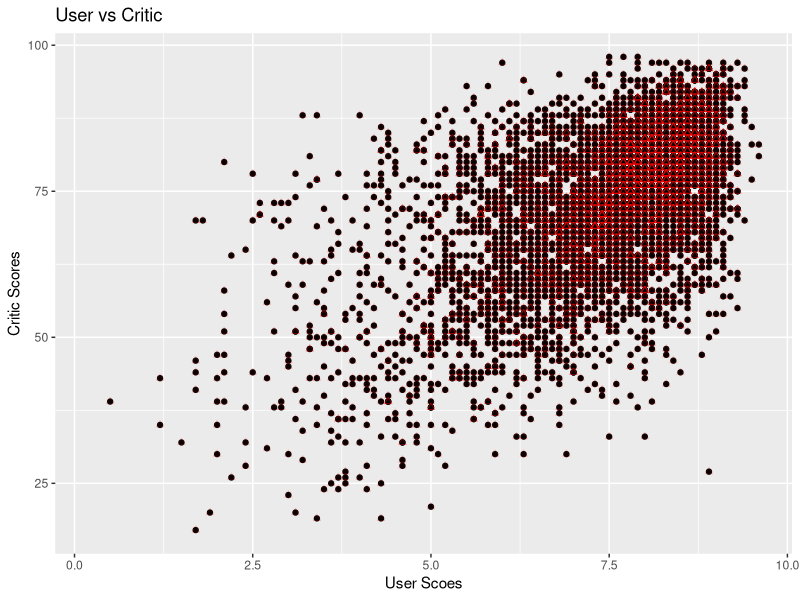
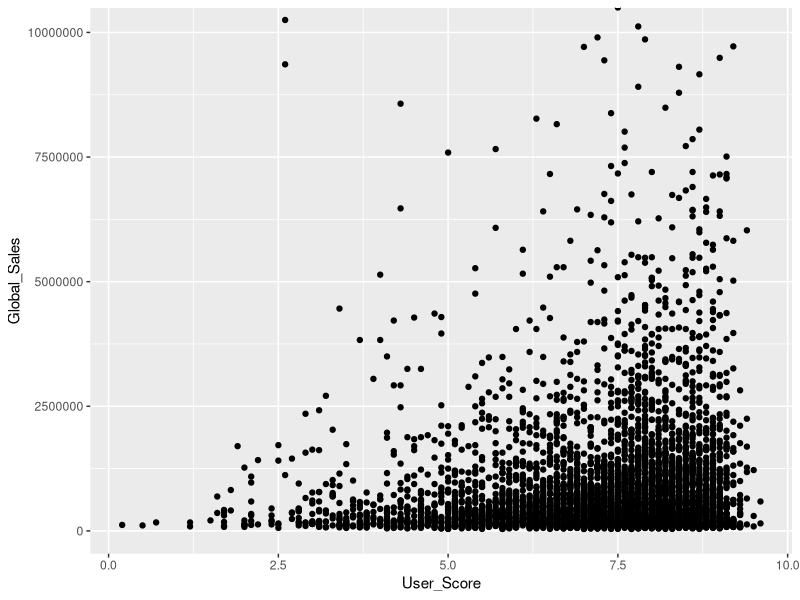
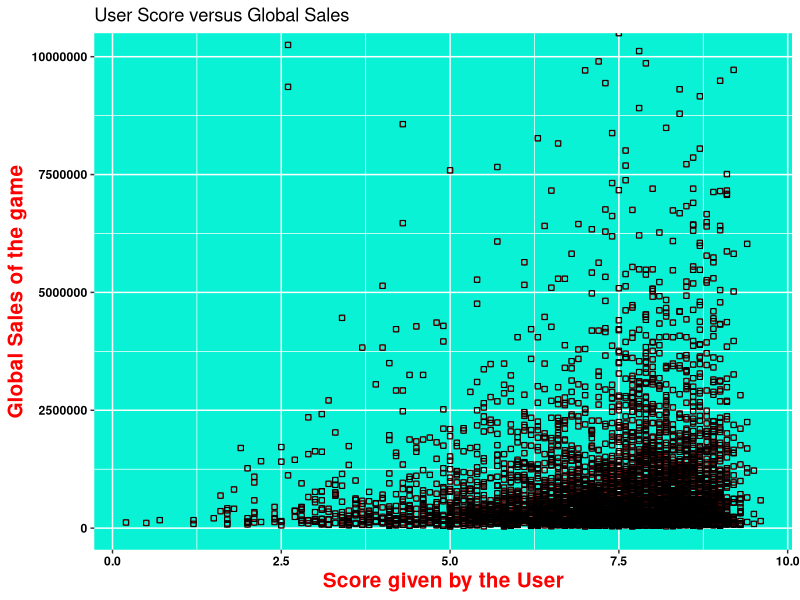
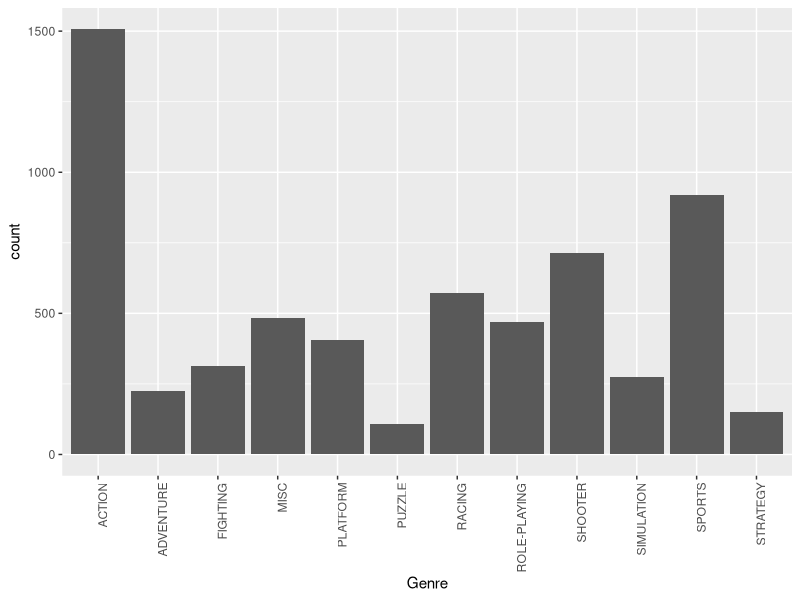
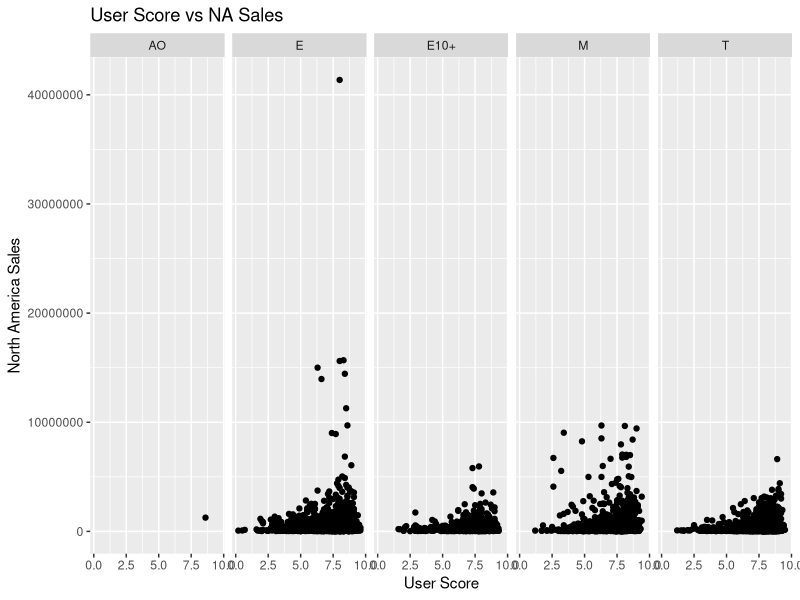
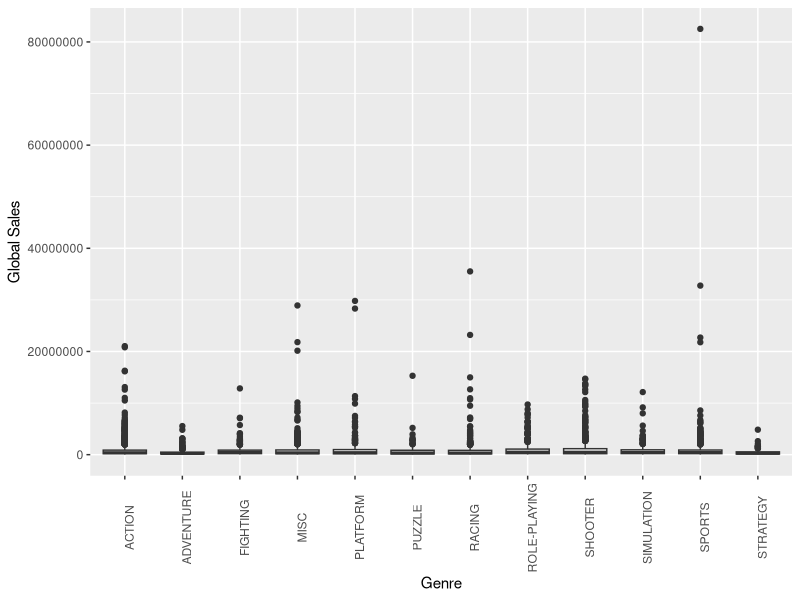
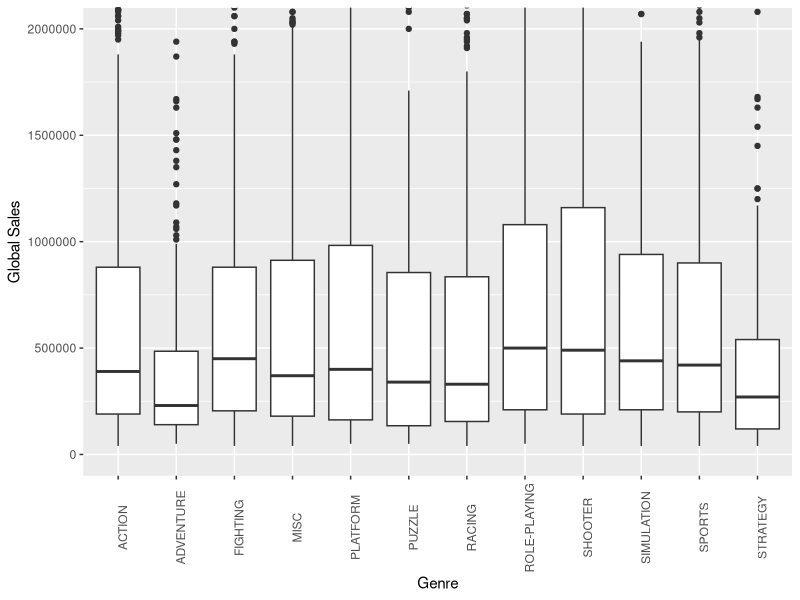
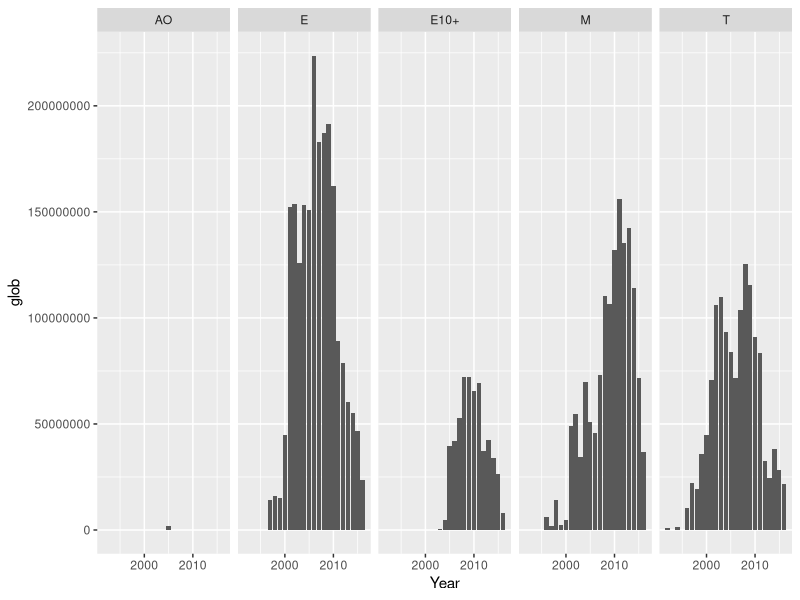

Here is the R script that generated these plots, in order:
video_games <- read.csv("HomeWorks/HomeWork2/Video_Games.csv", stringsAsFactors = F)
#1)
library(dplyr)
library(tidyverse)
games <- video_games %>% 
  select(-c(Publisher, JP_Sales, Critic_Count, User_Count, Developer)) %>%
  mutate(NA_Sales = video_games$NA_Sales * 1000000,
         EU_Sales = video_games$EU_Sales * 1000000,
         Global_Sales = video_games$Global_Sales * 1000000) %>%
  filter(NA_Sales >= 20000, EU_Sales >= 20000,
         Rating =='E' | Rating == 'M' | Rating == 'T' | Rating == 'E10+' | Rating == 'AO')

# 2)
str(games)
sapply(games, class)
unique(games$User_Score)
unique(video_games$Year)
games$User_Score <- as.numeric(games$User_Score)
games$Year <- as.numeric(games$Year)

summary(games$Year)

summary(games$Critic_Score)
games$Critic_Score <- ifelse(games$Critic_Score > 100, NA, games$Critic_Score)
summary(games$Critic_Score)

summary(games$User_Score)
games$User_Score <- ifelse(games$User_Score > 10, NA, games$User_Score)
summary(games$User_Score)

unique(games$Platform) #looks ok 

unique(games$Genre) # repeating names (uppercase problem)
games$Genre <- toupper(games$Genre)
unique(games$Genre) #spaces yo
games$Genre <- trimws(games$Genre)
unique(games$Genre)


#3)

library(ggplot2)

ggplot(games, aes(x = User_Score, y = Critic_Score)) + geom_point() +
  labs(x= "User Scoes", y= "Critic Scores", title = "User vs Critic") +
  geom_point(color = "red", shape=2, alpha = 0.2)
#they increase together, this means that they are dependent 

#4)
options(scipen=10000)
ggplot(games, aes(x = User_Score, y = Global_Sales)) + geom_point() +
    coord_cartesian(ylim = c(40000,10000000))
# we can see a linear regression with some mistakes

#5)
ggplot(games, aes(x = User_Score, y = Global_Sales)) + geom_point(color="red", shape = 1) +
  coord_cartesian(ylim = c(40000,10000000)) +
  labs(x="Score given by the User", y = "Global Sales of the game", title = "User Score versus Global Sales") +
  theme(axis.title.x = element_text(size = 15, color = "red", face = "bold"),
        axis.title.y = element_text(size = 15, color = "red", face = "bold"),
        axis.text = element_text(face = "bold", color = "black"),
        panel.background = element_rect(fill="#09f2d5")) +
  geom_point(color="black", shape = 0, size =1.5) +
  coord_cartesian(ylim = c(40000,10000000))
        
#6)
ggplot(games, aes(x = Genre)) +geom_histogram(stat = "count") +
  theme(axis.text.x = element_text(angle = 90, hjust = 1))
#Action, Sports, Shooter

#7)
games$Rating <- as.factor(games$Rating)
ggplot(games, aes(x = User_Score, y = NA_Sales)) + geom_point() +
  facet_grid(.~Rating) + #or Rating.~  
  labs(x = "User Score", y = "North America Sales", title = "User Score vs NA Sales" )

#8)

ggplot(games, aes(x = Genre, y = Global_Sales)) + geom_boxplot() +
  theme(axis.text.x = element_text(angle=90)) +
  labs(y = "Global Sales")


#9)

ggplot(games, aes(x = Genre, y = Global_Sales)) + geom_boxplot() +
  theme(axis.text.x = element_text(angle=90)) +
  labs(y = "Global Sales") +
  coord_cartesian(ylim = c(0,2000000)) 
#(Comment for 8-9) As we can see the median for all genres is closer to the first quartile than it is to the third quartile. 
#Shooter genre has the highest 3rd quartile. Adventure genre has the lowest 1st quartile.
#All of them have a lot of outliers but the Sports' outlier is the highest as we saw

#As we can see the shooter games almost have the highest sales but overall they are all pretty close to each other
#10)
# 
games %>%
  group_by(Year, Rating) %>%
  summarise(glob = sum(Global_Sales)) %>%
  ggplot(aes(x = Year, y = glob)) +geom_bar(stat="identity") +
  facet_grid(.~Rating)


#11)

number_eleven <- games %>%
  group_by(Genre) %>%
  summarise(num = n_distinct(Name)) %>%
  arrange(desc(num))
  
number_eleven

#12)
games <- games %>%
  mutate(CU_User = ((User_Score * 10) + Critic_Score)/2)
  

#13)
# Top platform is by how average sale and not the quantity of games
best_platforms <- games %>%
  group_by(Platform) %>%
  summarise(sales_mean = mean(Global_Sales),
            num_of_games = n_distinct(Name))

best <- best_platforms %>%
  top_n(best_platforms$sales_mean, n= 3)
# it's updown tho

#14)

best_platforms_y <- games %>%
  group_by(Platform, Year, add = T) %>%
  summarise(sales_mean = mean(Global_Sales),
            num_of_games = n_distinct(Name))

top_notch <- best_platforms_y %>%
  group_by(Platform) %>%
  filter(Platform %in% best$Platform)

top_notch <- top_notch[complete.cases(top_notch), ]

ggplot(top_notch, aes(x = num_of_games, y = Platform)) + geom_point() +
  facet_wrap(~Year, ncol= 5) + 
  theme(axis.text.x = element_text(size = 10))


